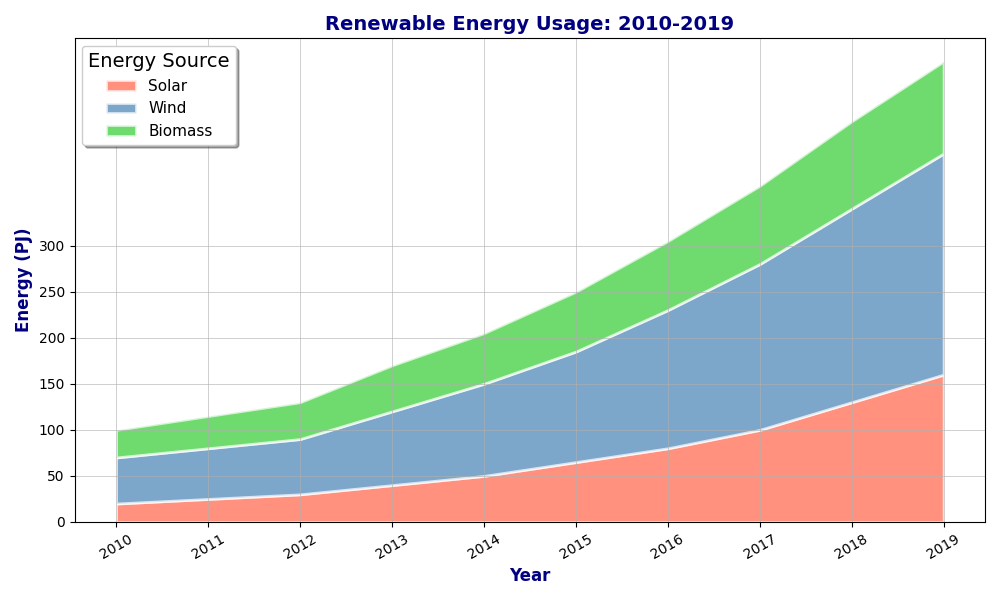

Recreate this plot in Python.
import matplotlib.pyplot as plt
import numpy as np

years = np.arange(2010, 2020)
solar = [20, 25, 30, 40, 50, 65, 80, 100, 130, 160]
wind = [50, 55, 60, 80, 100, 120, 150, 180, 210, 240]
bio = [30, 35, 40, 50, 55, 65, 75, 85, 95, 100]

energy_data = np.vstack([solar, wind, bio])

fig, ax = plt.subplots(figsize=(10, 6))

ax.stackplot(years, energy_data, labels=['Solar', 'Wind', 'Biomass'],
             colors=['#ff6347', '#4682b4', '#32cd32'], alpha=0.7,
             linewidth=2, edgecolor='white')

ax.set_title('Renewable Energy Usage: 2010-2019', fontsize=14, fontweight='bold', color='navy')
ax.set_xlabel('Year', fontsize=12, fontweight='bold', color='navy')
ax.set_ylabel('Energy (PJ)', fontsize=12, fontweight='bold', color='navy')

ax.grid(True, linestyle='-', linewidth=0.7, alpha=0.6)

ax.legend(loc='upper left', title='Energy Source', fontsize=11, title_fontsize='14', shadow=True, fancybox=True)

plt.xticks(years, rotation=30)
plt.yticks(np.arange(0, 301, 50))

plt.tight_layout()
plt.show()
